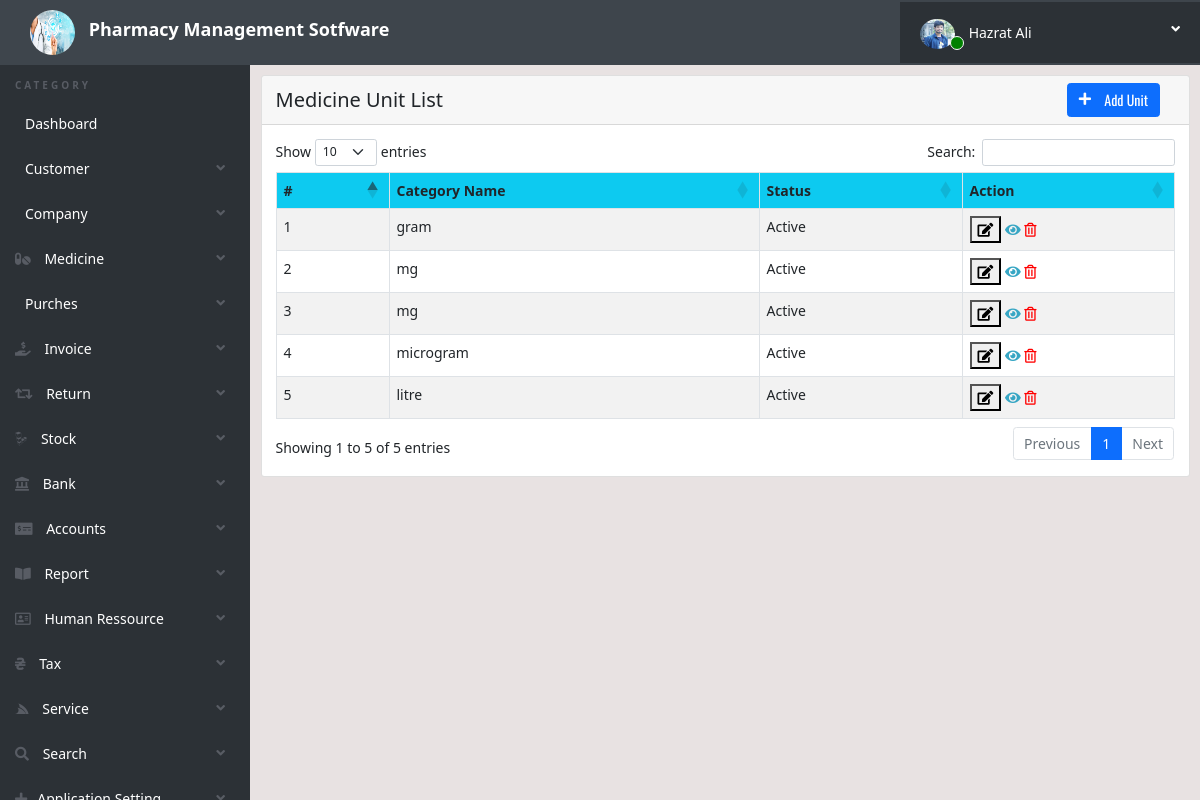
Page /medicine_unit_list.php (signed in) on the earlier database version.
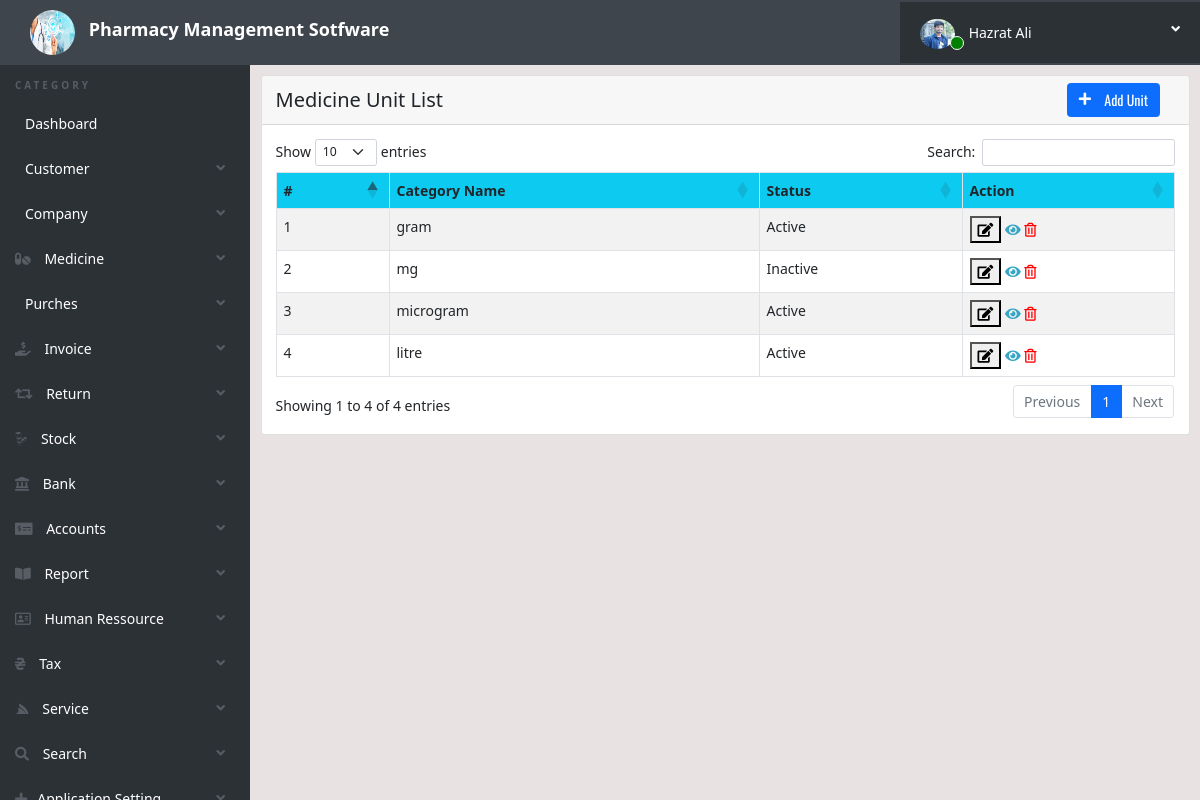
Same page on the later database version.
### tables this page shows
CREATE TABLE `medicine_unit` (
  `ID` int(11) NOT NULL,
  `MedicineUnit` varchar(40) NOT NULL,
  `Date` timestamp NOT NULL DEFAULT current_timestamp() ON UPDATE current_timestamp(),
  `Status` int(11) NOT NULL
);

### medicine_unit_list.php (the view, shortened to what this page needs)
<?php
include('includes/config.php');
 ?>
<!doctype html>
<html lang="en" class="no-js">
<head>
	<link rel="stylesheet" href="https://pro.fontawesome.com/releases/v5.10.0/css/all.css"/>
    <link href="https://cdn.jsdelivr.net/npm/bootstrap@5.1.3/dist/css/bootstrap.min.css" rel="stylesheet">
	<link rel="stylesheet" href="https://cdn.datatables.net/1.11.3/css/dataTables.bootstrap5.min.css">
	<link rel="stylesheet" href="css/bootstrap-social.css">
	<link rel="stylesheet" href="css/bootstrap-select.css">
	<link rel="stylesheet" href="css/fileinput.min.css">
	<link rel="stylesheet" href="css/awesome-bootstrap-checkbox.css">
    <link href="https://cdn.jsdelivr.net/npm/bootstrap@5.1.3/dist/css/bootstrap.min.css" rel="stylesheet">
	<link rel="stylesheet" href="css/style.css">
	<link href="https://cdnjs.cloudflare.com/ajax/libs/typicons/2.1.2/typicons.min.css" rel="stylesheet">
</head>
<body>
	<?php include('includes/header.php');?>
	<div class="ts-main-content">
		<?php include('includes/leftbar.php');?>
		<div class="content-wrapper">
			<div class="container-fluid">
				<div class="row">
					<div class="col-md-12">
						<div class="card">
							<div  class="card-header">
                                <div class="d-flex justify-content-between align-items-center h-100px">
		  							<div style="font-size: 20px; " class="bg-primary;">
										Medicine Unit List
									</div>
									<div >
										<button style="margin-right: 15px;" type="button" class="btn btn-primary" data-toggle="modal" data-target="#exampleModal2"><i class="fas fa-plus mr-2" style="margin-right: 10px;"></i> Add Unit</button>
									</div>
								</div>
                            </div>
							<div class="card-body">
								<table id="zctb" class="display table table-striped table-bordered table-hover" cellspacing="0" width="100%">
									<thead>
										<tr class="bg-info">
										    <th class="">#</th>
											<th>Category Name</th>
											<th>Status</th>
                                            <th>Action</th>
										</tr>
									</thead>
									<tbody>
                                        <?php $sql = "SELECT * from  medicine_unit ";
                                        $query = $dbh -> prepare($sql);
                                        $query->execute();
                                        $results=$query->fetchAll(PDO::FETCH_OBJ);
                                        $cnt=1;
                                        if($query->rowCount() > 0)
                                        {
                                        foreach($results as $result)
                                        {				?>
										<tr>
											<td><?php echo htmlentities($cnt);?></td>
											<td><?php echo htmlentities($result->MedicineUnit);?></td>
											<td><?php
                                            $status = $result->Status;
                                            if($status == 1){
                                                echo "Active";
                                            }
                                            else echo "Inactive";
                                            ?>
                                            </td>
											<td>
											 <button type="button"  onClick="edit_unit(this.id)" id="unit-<?php echo htmlentities($result->ID);?>"><i class="fas fa-edit" aria-hidden="true"></i></button>
                                            <a href="#" > <i class="fas fa-eye" aria-hidden="true"></i></a>
											<a href="medicine_unit_list.php?del=<?php echo htmlentities($result->ID);?>" onclick="return confirm('Do you really want to delete this record')"> <i style="color: red;" class="far fa-trash-alt" aria-hidden="true"></i></a>
											</td>
										</tr>
										<?php $cnt=$cnt+1; }} ?>
									</tbody>
								</table>
							</div>
						</div>
					</div>
				</div>
			</div>
		</div>
	</div>
</body>
</html>

Differences in the rows shown:
removed medicine_unit: MedicineUnit "mg", Status "Active"
changed medicine_unit "mg": Status "Active" → "Inactive"
Other differences:
text written by a page script: "Show entries Search: Showing 1 to 5 of 5 entries Previous 1 Next" → "Show entries Search: Showing 1 to 4 of 4 entries Previous 1 Next"
